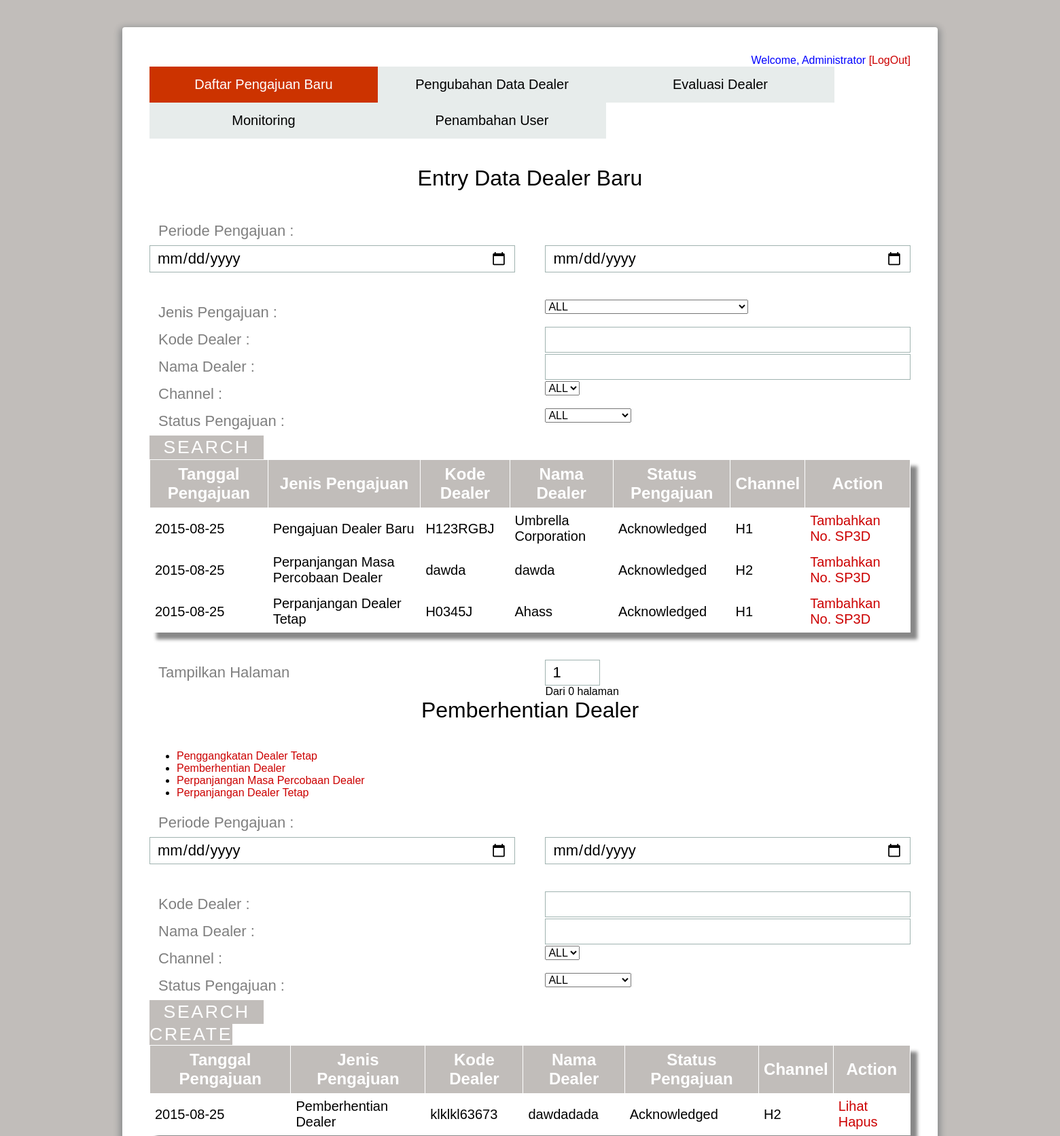
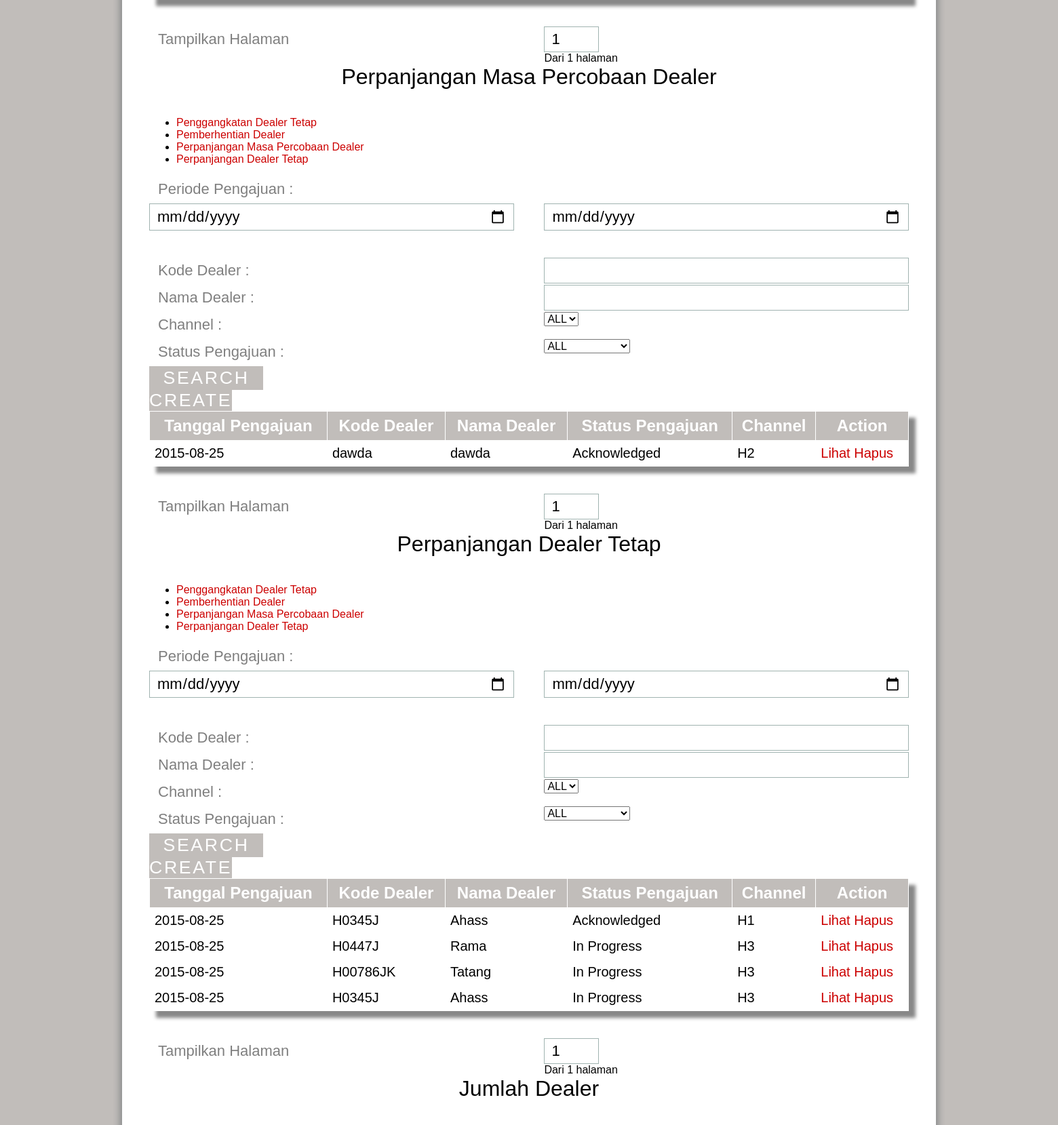
Page /admin_legal (signed in, upper part) on the committed database (2 pictures, top to bottom).
### tables this page shows
CREATE TABLE IF NOT EXISTS `daftar_pengajuan` (
  `id_daftar` int(11) NOT NULL AUTO_INCREMENT,
  `id_admin` int(11) NOT NULL,
  `kode_dealer` varchar(15) NOT NULL,
  `tanggal_pengajuan` date NOT NULL,
  `jenis_pengajuan` varchar(35) NOT NULL,
  `channel` varchar(10) DEFAULT NULL,
  `status_channel` varchar(10) DEFAULT NULL,
  `jam_pengajuan` time NOT NULL,
  `comment_sv` varchar(50) DEFAULT NULL,
  `approval_sv` varchar(30) DEFAULT NULL,
  `nama_sv` varchar(30) NOT NULL,
  `waktu_approval_sv` datetime NOT NULL,
  `comment_manager` varchar(50) DEFAULT NULL,
  `approval_manager` varchar(30) DEFAULT NULL,
  `nama_manager` varchar(30) NOT NULL,
  `waktu_approval_manager` datetime NOT NULL,
  `comment_divhead` varchar(50) DEFAULT NULL,
  `approval_divhead` varchar(30) DEFAULT NULL,
  `nama_divhead` varchar(30) NOT NULL,
  `waktu_approval_divhead` datetime NOT NULL,
  `legalisir_admin` varchar(20) DEFAULT NULL,
  `waktu_legalisir` date NOT NULL,
  `perpanjangan` date DEFAULT NULL,
  PRIMARY KEY (`id_daftar`)
);

CREATE TABLE IF NOT EXISTS `daftar_dealer` (
  `kode_dealer` varchar(15) NOT NULL,
  `nama_dealer` varchar(50) NOT NULL,
  `id_kodepos` int(11) NOT NULL,
  `lokasi` varchar(30) NOT NULL,
  `owner` varchar(30) NOT NULL,
  `kontak` varchar(12) NOT NULL,
  `status_tanah` varchar(30) NOT NULL,
  `akhir_sewa` date DEFAULT NULL,
  `status_dealer` varchar(10) DEFAULT NULL,
  `siop` varchar(50) DEFAULT NULL,
  `tdp` varchar(50) DEFAULT NULL,
  `ktp` varchar(50) DEFAULT NULL,
  `npwp` varchar(50) DEFAULT NULL,
  `ho` varchar(50) DEFAULT NULL,
  `akte` varchar(50) DEFAULT NULL,
  `surat_domisili` varchar(50) DEFAULT NULL,
  `waktucreate` datetime NOT NULL,
  `waktumodify` datetime DEFAULT NULL,
  PRIMARY KEY (`kode_dealer`)
);

### admin_legal/index.php (the view, shortened to what the rows shown need)
<?php
if(isset($_SESSION['username'])){
?>
<!DOCTYPE html>
<html >
  <head>
    <link href='../css/css.css' rel='stylesheet' type='text/css'>
    <link rel="stylesheet" href="css/normalize.css">
	<link rel="stylesheet" href="css/style.css">
  </head>
  <body>
    <div class="form">
      <div class="tab-content">
	  <div id="pdd">
          <h1>Entry Data Dealer Baru</h1>
          <form id="form-search" method="post">
		   <div class="result">
		  <div class="field-wrap">
		  <div class="table" >
                <table>
                    <?php
					$hasil=mysql_query("select * from daftar_pengajuan a, daftar_dealer b where a.kode_dealer = b.kode_dealer and a.comment_sv is not null and a.approval_sv = 'Setuju' and a.comment_manager is not null and a.approval_manager ='Setuju' and a.comment_divhead is not null and a.approval_divhead ='Setuju' and a.legalisir_admin is null and a.jenis_pengajuan <>'Pemberhentian Dealer' order by tanggal_pengajuan desc limit 0,10");
					while ($baris = mysql_fetch_array($hasil)){
					echo "
					<tr>
					<td align=center>";echo $baris['tanggal_pengajuan'];echo"</td>
					<td align=center>";echo $baris['jenis_pengajuan'];echo"</td>
					<td align=center>";echo $baris['kode_dealer'];echo"</td>
					<td align=center>";echo $baris['nama_dealer'];echo"</td>
					<td align=center>";if($baris['approval_sv']=='Tidak Setuju'||$baris['approval_manager']=='Tidak Setuju'||$baris['approval_divhead']=='Tidak Setuju') echo "Rejected"; else if($baris['comment_sv']==null||$baris['approval_sv']==null||$baris['comment_manager']==null||$baris['approval_manager']==null||$baris['comment_divhead']==null||$baris['approval_divhead']==null) echo "In Progress";else echo "Acknowledged"; echo"</td>
          <td align=center>";echo $baris['channel'];echo"</td>
					<td align=center><a href=";if($baris['channel']=='H1')echo"rincian_dealer_h1.php?id=";else if($baris['channel']=='H2')echo"rincian_dealer_h2.php?id=";else if($baris['channel']=='H3')echo"rincian_dealer_h3.php?id="; echo $baris['id_daftar']; echo ">Tambahkan No. SP3D</a></td></tr>";
					}
                    ?>
                </table>
            </div>
			</div>
        </div>
        </form>
        </div>
		<div id="pd">
          <h1>Pemberhentian Dealer</h1>
          <form id="form-search4" method="post">
         <div class="result4">
          <div class="field-wrap">
		  <div class="table" >
                <table>
                    <?php
					$hasil=mysql_query("select * from daftar_pengajuan a, daftar_dealer b where a.kode_dealer = b.kode_dealer and jenis_pengajuan = 'Pemberhentian Dealer' order by tanggal_pengajuan desc limit 0,10");
					while ($baris = mysql_fetch_array($hasil)){
					echo "
					<tr>
					<td align=center>";echo $baris['tanggal_pengajuan'];echo"</td>
					<td align=center>";echo $baris['jenis_pengajuan'];echo"</td>
					<td align=center>";echo $baris['kode_dealer'];echo"</td>
					<td align=center>";echo $baris['nama_dealer'];echo"</td>
					<td align=center>";if($baris['approval_sv']=='Tidak Setuju'||$baris['approval_manager']=='Tidak Setuju'||$baris['approval_divhead']=='Tidak Setuju') echo "Rejected"; else if($baris['comment_sv']==null||$baris['approval_sv']==null||$baris['comment_manager']==null||$baris['approval_manager']==null||$baris['comment_divhead']==null||$baris['approval_divhead']==null) echo "In Progress";else echo "Acknowledged"; echo"</td>
          <td align=center>";echo $baris['channel'];echo"</td>
					<td align=center><a href=";echo"rincian_dealer.php?id="; echo $baris['id_daftar']; echo ">Lihat </a><a href=hapus_pengajuan.php?id=".$baris['id_daftar'].' onclick="return confirm';echo"('Anda Yakin Ingin Menghapus Pengajuan Dealer ".$baris['nama_dealer']." ?')".'">Hapus</a></td></tr>';
					}
                    ?>
                </table>
            </div>
        </div>
        </div>
        </form>
        </div>
		<div id="mp">
          <h1>Perpanjangan Masa Percobaan Dealer</h1>
          <form id="form-search5" method="post">
           <div class="result5">
          <div class="field-wrap">
		  <div class="table" >
                <table>
                    <?php
					$hasil=mysql_query("select * from daftar_pengajuan a, daftar_dealer b where a.kode_dealer = b.kode_dealer and a.jenis_pengajuan = 'Perpanjangan Masa Percobaan Dealer' order by tanggal_pengajuan desc limit 0,10");
					while ($baris = mysql_fetch_array($hasil)){
					echo "
					<tr>
					<td align=center>";echo $baris['tanggal_pengajuan'];echo"</td>
					<td align=center>";echo $baris['kode_dealer'];echo"</td>
					<td align=center>";echo $baris['nama_dealer'];echo"</td>
					<td align=center>";if($baris['approval_sv']=='Tidak Setuju'||$baris['approval_manager']=='Tidak Setuju'||$baris['approval_divhead']=='Tidak Setuju') echo "Rejected"; else if($baris['comment_sv']==null||$baris['approval_sv']==null||$baris['comment_manager']==null||$baris['approval_manager']==null||$baris['comment_divhead']==null||$baris['approval_divhead']==null) echo "In Progress";else echo "Acknowledged"; echo"</td>
          <td align=center>";echo $baris['channel'];echo"</td>
					<td align=center><a href=";if($baris['channel']=='H1')echo"rincian_dealer_h1_.php?id=";else if($baris['channel']=='H2')echo"rincian_dealer_h2_.php?id=";else if($baris['channel']=='H3')echo"rincian_dealer_h3_.php?id="; echo $baris['id_daftar']; echo ">Lihat </a><a href=hapus_pengajuan.php?id=".$baris['id_daftar'].' onclick="return confirm';echo"('Anda Yakin Ingin Menghapus Pengajuan Dealer ".$baris['nama_dealer']." ?')".'">Hapus</a></td></tr>';
					}
                    ?>
                </table>
            </div>
        </div>
        </div>
        </form>
        </div>
		<div id="dt">
          <h1>Perpanjangan Dealer Tetap</h1>
          <form id="form-search6" method="post">
          <div class="result6">
          <div class="field-wrap">
		  <div class="table" >
                <table>
                    <?php
					$hasil=mysql_query("select * from daftar_pengajuan a, daftar_dealer b where a.kode_dealer = b.kode_dealer and a.jenis_pengajuan = 'Perpanjangan Dealer Tetap' order by tanggal_pengajuan desc limit 0,10");
					while ($baris = mysql_fetch_array($hasil)){
					echo "
					<tr>
					<td align=center>";echo $baris['tanggal_pengajuan'];echo"</td>
					<td align=center>";echo $baris['kode_dealer'];echo"</td>
					<td align=center>";echo $baris['nama_dealer'];echo"</td>
					<td align=center>";if($baris['approval_sv']=='Tidak Setuju'||$baris['approval_manager']=='Tidak Setuju'||$baris['approval_divhead']=='Tidak Setuju') echo "Rejected"; else if($baris['comment_sv']==null||$baris['approval_sv']==null||$baris['comment_manager']==null||$baris['approval_manager']==null||$baris['comment_divhead']==null||$baris['approval_divhead']==null) echo "In Progress";else echo "Acknowledged"; echo"</td>
          <td align=center>";echo $baris['channel'];echo"</td>
					<td align=center><a href=";if($baris['channel']=='H1')echo"rincian_dealer_h1_.php?id=";else if($baris['channel']=='H2')echo"rincian_dealer_h2_.php?id=";else if($baris['channel']=='H3')echo"rincian_dealer_h3_.php?id="; echo $baris['id_daftar']; echo ">Lihat </a><a href=hapus_pengajuan.php?id=".$baris['id_daftar'].' onclick="return confirm';echo"('Anda Yakin Ingin Menghapus Pengajuan Dealer ".$baris['nama_dealer']." ?')".'">Hapus</a></td></tr>';
					}
                    ?>
                </table>
            </div>
        </div>
        </div>
        </form>
        </div>
		<div id="monitoring">
          <h1>Jumlah Dealer</h1>
        </div>
      </div>
</div>
  </body>
</html>
<?php
}else{
?>
<script>document.location.href="../"</script>
<?php
}
?>

### rows in the picture
daftar_pengajuan: tanggal_pengajuan "2015-08-25", jenis_pengajuan "Pengajuan Dealer Baru", kode_dealer.kode_dealer "H123RGBJ", kode_dealer.nama_dealer "Umbrella Corporation", approval_sv "Acknowledged", channel "H1"
daftar_pengajuan: tanggal_pengajuan "2015-08-25", jenis_pengajuan "Perpanjangan Masa Percobaan Dealer", kode_dealer.kode_dealer "dawda", kode_dealer.nama_dealer "dawda", approval_sv "Acknowledged", channel "H2"
daftar_pengajuan: tanggal_pengajuan "2015-08-25", jenis_pengajuan "Perpanjangan Dealer Tetap", kode_dealer.kode_dealer "H0345J", kode_dealer.nama_dealer "Ahass", approval_sv "Acknowledged", channel "H1"
daftar_pengajuan: tanggal_pengajuan "2015-08-25", jenis_pengajuan "Pemberhentian Dealer", kode_dealer.kode_dealer "klklkl63673", kode_dealer.nama_dealer "dawdadada", approval_sv "Acknowledged", channel "H2"
daftar_pengajuan: tanggal_pengajuan "2015-08-25", kode_dealer.kode_dealer "H0447J", kode_dealer.nama_dealer "Rama", shows "In Progress", channel "H3"
daftar_pengajuan: tanggal_pengajuan "2015-08-25", kode_dealer.kode_dealer "H00786JK", kode_dealer.nama_dealer "Tatang", shows "In Progress", channel "H3"
daftar_pengajuan: tanggal_pengajuan "2015-08-25", kode_dealer.kode_dealer "H0345J", kode_dealer.nama_dealer "Ahass", shows "In Progress", channel "H3"

### other values in the picture
$_SESSION['nama'] "Administrator"
ceil($count/10) "0"
ceil($count3/10) "1"
